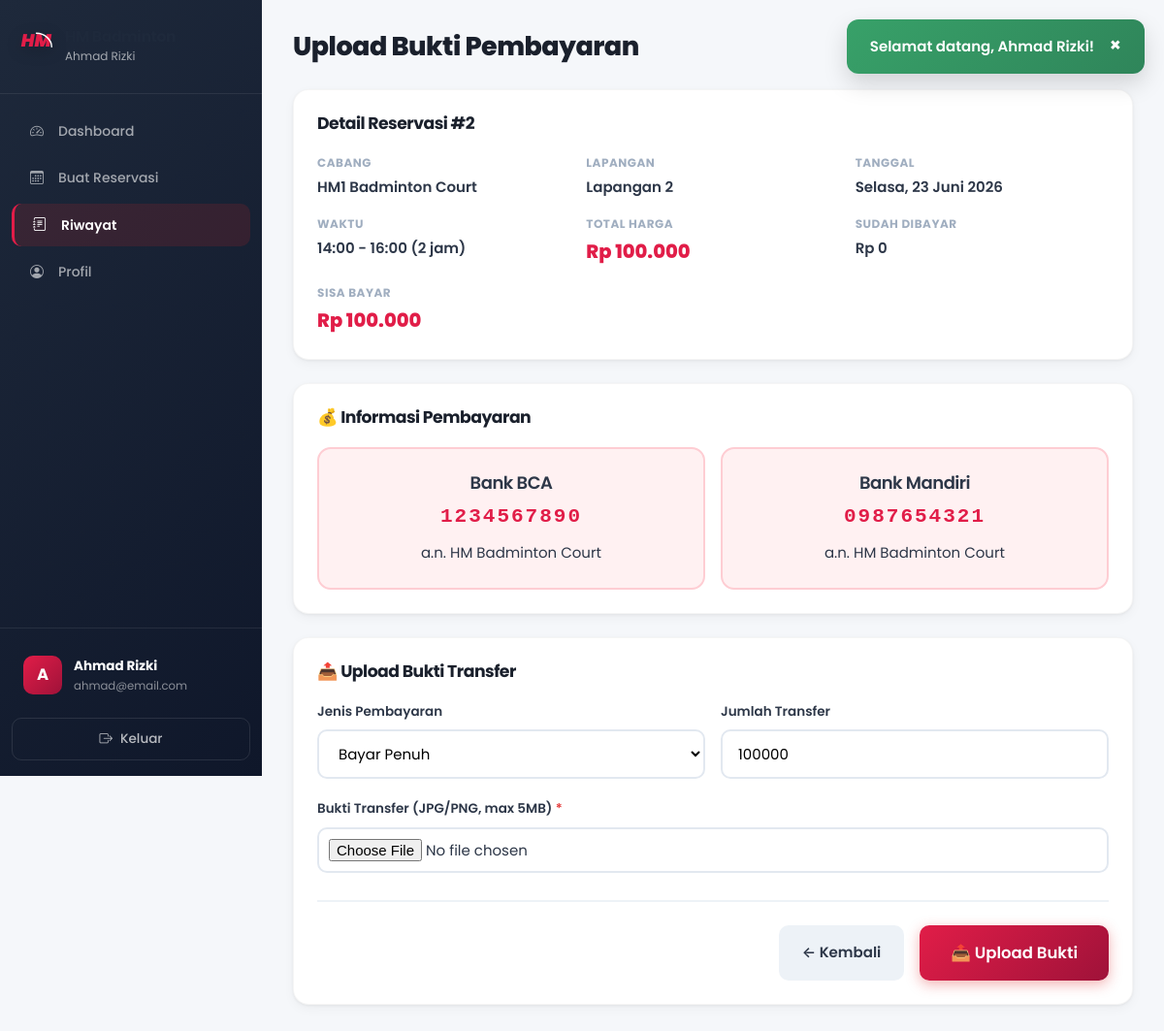
Screenshot of /pelanggan/pembayaran.php?reservasi_id=2 (signed in) with the database file from the repository.
### tables this page shows
CREATE TABLE IF NOT EXISTS reservasi (
    id INT AUTO_INCREMENT PRIMARY KEY,
    user_id INT NOT NULL COMMENT 'ID pelanggan pemesan',
    lapangan_id INT NOT NULL COMMENT 'ID lapangan yang dipesan',
    tanggal DATE NOT NULL COMMENT 'Tanggal main',
    waktu_mulai TIME NOT NULL COMMENT 'Jam mulai bermain',
    waktu_selesai TIME NOT NULL COMMENT 'Jam selesai bermain',
    durasi_jam INT NOT NULL COMMENT 'Lama sewa dalam jam',
    total_harga INT NOT NULL COMMENT 'Total biaya',
    catatan TEXT COMMENT 'Catatan tambahan dari pelanggan',
    status ENUM('pending', 'confirmed', 'cancelled', 'completed') DEFAULT 'pending' 
        COMMENT 'pending=menunggu, confirmed=dikonfirmasi, cancelled=dibatalkan, completed=selesai',
    payment_status ENUM('unpaid', 'dp_paid', 'paid') DEFAULT 'unpaid'
        COMMENT 'Status pembayaran',
    total_dibayar INT DEFAULT 0 COMMENT 'Total yang sudah dibayar',
    created_at TIMESTAMP DEFAULT CURRENT_TIMESTAMP,
    updated_at TIMESTAMP DEFAULT CURRENT_TIMESTAMP ON UPDATE CURRENT_TIMESTAMP,
    
    FOREIGN KEY (user_id) REFERENCES users(id) ON DELETE CASCADE,
    FOREIGN KEY (lapangan_id) REFERENCES lapangan(id) ON DELETE CASCADE,
    
    INDEX idx_tanggal (tanggal),
    INDEX idx_status (status),
    INDEX idx_payment_status (payment_status),
    INDEX idx_user (user_id),
    INDEX idx_lapangan_tanggal (lapangan_id, tanggal)
);

CREATE TABLE IF NOT EXISTS cabang (
    id INT AUTO_INCREMENT PRIMARY KEY,
    nama VARCHAR(100) NOT NULL COMMENT 'Nama cabang',
    alamat VARCHAR(255) NOT NULL COMMENT 'Alamat lengkap cabang',
    jumlah_lapangan INT NOT NULL DEFAULT 0 COMMENT 'Jumlah lapangan di cabang',
    no_telepon VARCHAR(20) DEFAULT NULL COMMENT 'Nomor telepon cabang',
    created_at TIMESTAMP DEFAULT CURRENT_TIMESTAMP,
    
    INDEX idx_nama (nama)
);

CREATE TABLE IF NOT EXISTS lapangan (
    id INT AUTO_INCREMENT PRIMARY KEY,
    cabang_id INT NOT NULL COMMENT 'ID cabang pemilik lapangan',
    nama VARCHAR(50) NOT NULL COMMENT 'Nama lapangan (Lapangan 1, 2, dst)',
    tipe ENUM('indoor', 'outdoor') DEFAULT 'indoor' COMMENT 'Tipe lapangan',
    status ENUM('tersedia', 'perawatan', 'tidak_aktif') DEFAULT 'tersedia' COMMENT 'Status ketersediaan',
    
    FOREIGN KEY (cabang_id) REFERENCES cabang(id) ON DELETE CASCADE,
    INDEX idx_cabang (cabang_id),
    INDEX idx_status (status)
);

### config/functions.php (called while the page is built, shortened)
<?php
function getReservasiById($id) {
    $db = getDB();
    $stmt = $db->prepare("SELECT r.*, l.nama as lapangan_nama, l.cabang_id, c.nama as cabang_nama, c.alamat, u.nama as user_nama, u.no_telepon as user_telepon, u.email as user_email
        FROM reservasi r
        JOIN lapangan l ON r.lapangan_id = l.id
        JOIN cabang c ON l.cabang_id = c.id
        JOIN users u ON r.user_id = u.id
        WHERE r.id = ?");
    $stmt->execute([$id]);
    return $stmt->fetch();
}
function hitungTotalDibayar($reservasi_id) {
    $db = getDB();
    $stmt = $db->prepare("SELECT COALESCE(SUM(jumlah), 0) FROM payments WHERE reservasi_id = ? AND status = 'verified'");
    $stmt->execute([$reservasi_id]);
    return (int) $stmt->fetchColumn();
}
function formatRupiah($angka) {
    return 'Rp ' . number_format($angka, 0, ',', '.');
}
function formatTanggal($tanggal) {
    $bulan = ['','Januari','Februari','Maret','April','Mei','Juni','Juli','Agustus','September','Oktober','November','Desember'];
    $t = explode('-', substr($tanggal, 0, 10));
    return (int)$t[2] . ' ' . $bulan[(int)$t[1]] . ' ' . $t[0];
}
function getHariIndo($tanggal) {
    $hari = ['Minggu','Senin','Selasa','Rabu','Kamis','Jumat','Sabtu'];
    return $hari[date('w', strtotime($tanggal))];
}
?>

### pelanggan/pembayaran.php (the view, shortened to what this page needs)
<?php
$reservasi_id = filter_input(INPUT_GET, 'reservasi_id', FILTER_VALIDATE_INT);
$reservasi = getReservasiById($reservasi_id);
$totalDibayar = hitungTotalDibayar($reservasi_id);
$sisaBayar = $reservasi['total_harga'] - $totalDibayar;
require_once __DIR__ . '/../includes/header.php';
?>
<div class="dashboard-layout">
    <?php require_once __DIR__ . '/../includes/sidebar_pelanggan.php'; ?>
    <main class="main-content">
        <header class="page-header">
            <h1>Upload Bukti Pembayaran</h1>
        </header>
        <div class="content-section">
            <h2>Detail Reservasi #<?php echo $reservasi['id']; ?></h2>
            <div class="detail-grid">
                <div class="detail-item">
                    <label>Cabang</label>
                    <p><?php echo $reservasi['cabang_nama']; ?></p>
                </div>
                <div class="detail-item">
                    <label>Lapangan</label>
                    <p><?php echo $reservasi['lapangan_nama']; ?></p>
                </div>
                <div class="detail-item">
                    <label>Tanggal</label>
                    <p><?php echo getHariIndo($reservasi['tanggal']) . ', ' . formatTanggal($reservasi['tanggal']); ?></p>
                </div>
                <div class="detail-item">
                    <label>Waktu</label>
                    <p><?php echo substr($reservasi['waktu_mulai'], 0, 5); ?> - <?php echo substr($reservasi['waktu_selesai'], 0, 5); ?> (<?php echo $reservasi['durasi_jam']; ?> jam)</p>
                </div>
                <div class="detail-item">
                    <label>Total Harga</label>
                    <p class="price-highlight"><?php echo formatRupiah($reservasi['total_harga']); ?></p>
                </div>
                <div class="detail-item">
                    <label>Sudah Dibayar</label>
                    <p><?php echo formatRupiah($totalDibayar); ?></p>
                </div>
                <div class="detail-item">
                    <label>Sisa Bayar</label>
                    <p class="price-highlight" style="color: <?php echo $sisaBayar > 0 ? '#e53e3e' : '#38a169'; ?>">
                        <?php echo formatRupiah($sisaBayar); ?>
                    </p>
                </div>
            </div>
        </div>
        <div class="content-section">
            <h2>💰 Informasi Pembayaran</h2>
            <div class="bank-info">
                <div class="bank-card">
                    <h4>Bank BCA</h4>
                    <p class="rekening-number">1234567890</p>
                    <p>a.n. HM Badminton Court</p>
                </div>
                <div class="bank-card">
                    <h4>Bank Mandiri</h4>
                    <p class="rekening-number">0987654321</p>
                    <p>a.n. HM Badminton Court</p>
                </div>
            </div>
        </div>
        <?php if ($sisaBayar > 0): ?>
        <div class="content-section">
            <h2>📤 Upload Bukti Transfer</h2>
            <form method="POST" enctype="multipart/form-data">
                <div class="form-row">
                    <div class="form-group">
                        <label>Jenis Pembayaran</label>
                        <select name="jenis" required>
                            <option value="full" <?php echo $totalDibayar == 0 ? 'selected' : ''; ?>>Bayar Penuh</option>
                        </select>
                    </div>
                    <div class="form-group">
                        <label>Jumlah Transfer</label>
                        <input type="number" name="jumlah" required min="1" max="<?php echo $sisaBayar; ?>"
                               value="<?php echo $sisaBayar; ?>" placeholder="Masukkan jumlah">
                    </div>
                </div>
                <div class="form-group">
                    <label>Bukti Transfer (JPG/PNG, max 5MB) <span class="required">*</span></label>
                    <input type="file" name="bukti_transfer" accept="image/jpeg,image/png,image/jpg" required class="file-input">
                </div>
                <div class="form-actions">
                    <a href="<?php echo BASE_URL; ?>pelanggan/riwayat.php" class="btn btn-secondary">← Kembali</a>
                    <button type="submit" name="upload_bukti" class="btn btn-primary btn-lg">📤 Upload Bukti</button>
                </div>
            </form>
        </div>
        <?php endif; ?>
    </main>
</div>
<?php require_once __DIR__ . '/../includes/footer.php'; ?>

### assets/css/design-system.css (style rules this page uses)
:root { --primary: #E11D48; --primary-dark: #BE123C; --primary-light: #FFE4E6; --primary-50: #FFF1F2; --primary-100: #FFE4E6; --primary-200: #FECDD3; --primary-500: #F43F5E; --primary-600: #E11D48; --primary-700: #BE123C; --primary-800: #9F1239; --primary-900: #881337; --secondary: #0F172A; --secondary-dark: #020617; --secondary-light: #1E293B; --secondary-50: #F8FAFC; --secondary-100: #F1F5F9; --secondary-200: #E2E8F0; --secondary-300: #CBD5E1; --secondary-400: #94A3B8; --secondary-500: #64748B; --secondary-600: #475569; --secondary-700: #334155; --secondary-800: #1E293B; --secondary-900: #0F172A; --accent: #FFB300; --accent-dark: #D97706; --accent-light: #FEF3C7; --success: #16A34A; --success-light: #DCFCE7; --success-dark: #15803D; --warning: #F59E0B; --warning-light: #FEF3C7; --warning-dark: #D97706; --danger: #DC2626; --danger-light: #FEE2E2; --danger-dark: #B91C1C; --info: #2563EB; --info-light: #DBEAFE; --info-dark: #1D4ED8; --bg-body: #F8FAFC; --bg-surface: #FFFFFF; --bg-surface-hover: #F1F5F9; --bg-muted: #F1F5F9; --bg-overlay: rgba(15, 23, 42, 0.6); --text-primary: #1E293B; --text-secondary: #64748B; --text-muted: #94A3B8; --text-inverse: #FFFFFF; --text-link: #DC2626; --border: #E2E8F0; --border-light: #F1F5F9; --border-dark: #CBD5E1; --border-focus: #DC2626; --shadow-xs: 0 1px 2px rgba(0, 0, 0, 0.05); --shadow-sm: 0 1px 3px rgba(0, 0, 0, 0.06), 0 1px 2px rgba(0, 0, 0, 0.04); --shadow-md: 0 4px 6px -1px rgba(0, 0, 0, 0.07), 0 2px 4px -2px rgba(0, 0, 0, 0.05); --shadow-lg: 0 10px 15px -3px rgba(0, 0, 0, 0.08), 0 4px 6px -4px rgba(0, 0, 0, 0.04); --shadow-xl: 0 20px 25px -5px rgba(0, 0, 0, 0.1), 0 8px 10px -6px rgba(0, 0, 0, 0.04); --shadow-2xl: 0 25px 50px -12px rgba(0, 0, 0, 0.2); --shadow-primary: 0 4px 14px rgba(220, 38, 38, 0.35); --shadow-card: 0 1px 3px rgba(0, 0, 0, 0.06), 0 4px 12px rgba(0, 0, 0, 0.04); --radius-sm: 6px; --radius-md: 10px; --radius-lg: 14px; --radius-xl: 20px; --radius-2xl: 24px; --radius-full: 9999px; --space-1: 4px; --space-2: 8px; --space-3: 12px; --space-4: 16px; --space-5: 20px; --space-6: 24px; --space-8: 32px; --space-10: 40px; --space-12: 48px; --space-16: 64px; --space-20: 80px; --font-sans: 'Poppins', 'Inter', 'Nunito Sans', 'Segoe UI', system-ui, -apple-system, sans-serif; --font-mono: 'JetBrains Mono', 'Fira Code', 'Courier New', monospace; --fw-light: 300; --fw-regular: 400; --fw-medium: 500; --fw-semibold: 600; --fw-bold: 700; --fw-extrabold: 800; --fw-black: 900; --fs-caption: 0.75rem; --fs-small: 0.8125rem; --fs-body: 0.9375rem; --fs-body-lg: 1rem; --fs-nav: 0.9rem; --fs-button: 0.9375rem; --fs-h4: 1.125rem; --fs-h3: 1.25rem; --fs-h2: 1.5rem; --fs-h1: 2rem; --fs-display: 2.5rem; --fs-display-lg: 3.5rem; --lh-tight: 1.2; --lh-snug: 1.375; --lh-normal: 1.6; --lh-relaxed: 1.75; --ls-tight: -0.5px; --ls-normal: 0; --ls-wide: 0.5px; --ls-wider: 1px; --transition-fast: 0.15s ease; --transition-base: 0.2s ease; --transition-smooth: 0.3s cubic-bezier(0.4, 0, 0.2, 1); --transition-bounce: 0.4s cubic-bezier(0.16, 1, 0.3, 1); --z-dropdown: 50; --z-sticky: 100; --z-fixed: 200; --z-overlay: 300; --z-modal: 400; --z-popover: 500; --z-toast: 600; --gradient-primary: linear-gradient(135deg, #E11D48 0%, #9F1239 100%); --gradient-secondary: linear-gradient(135deg, #1E293B 0%, #0F172A 100%); --gradient-accent: linear-gradient(135deg, #FFB300 0%, #D97706 100%); --gradient-hero: linear-gradient(135deg, #E11D48 0%, #881337 100%); --gradient-sidebar: linear-gradient(180deg, #1E293B 0%, #0F172A 100%); --gradient-success: linear-gradient(135deg, #10B981, #047857); --gradient-danger: linear-gradient(135deg, #EF4444, #C084FC); }
*, *::before, *::after { box-sizing: border-box; }
html { scroll-behavior: smooth; -webkit-text-size-adjust: 100%; }
body { font-family: var(--font-sans); font-size: var(--fs-body); font-weight: var(--fw-regular); line-height: var(--lh-normal); color: var(--text-primary); background-color: var(--bg-body); -webkit-font-smoothing: antialiased; -moz-osx-font-smoothing: grayscale; }
h1, h2, h3, h4, h5, h6 { font-family: var(--font-sans); font-weight: var(--fw-bold); line-height: var(--lh-tight); letter-spacing: var(--ls-tight); color: var(--text-primary); }
h1, .h1 { font-size: var(--fs-h1); font-weight: var(--fw-extrabold); }
h2, .h2 { font-size: var(--fs-h2); font-weight: var(--fw-bold); }
h4, .h4 { font-size: var(--fs-h4); font-weight: var(--fw-semibold); }

### rows the page displays
reservasi: id "2", cabang.nama "HM1 Badminton Court", lapangan.nama "Lapangan 2", tanggal "Selasa", tanggal "23 Juni 2026", waktu_mulai "14:00", waktu_selesai "16:00", durasi_jam "2", total_harga "Rp 100.000", jumlah "100000"

### other values shown
$flash['message'] "Selamat datang, Ahmad Rizki!"
$_SESSION['nama'] "Ahmad Rizki"
substr($_SESSION['nama'], 0, 1) "A"
$_SESSION['email'] "ahmad@email.com"
formatRupiah($totalDibayar) "Rp 0"
formatRupiah($sisaBayar) "Rp 100.000"
